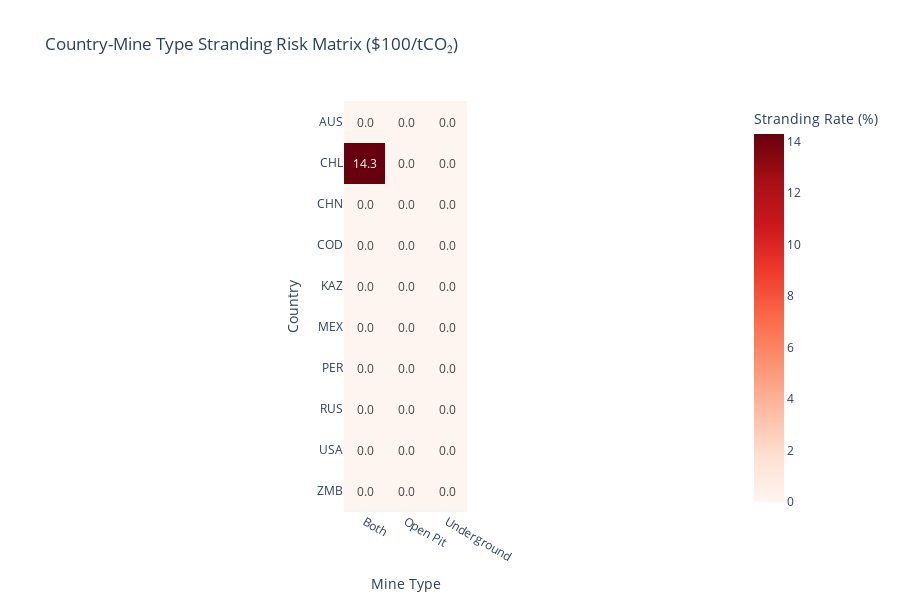

The notebook cell saved with this chart:
### Markdown cell above
### 3.2 Country-Sector Risk Matrix

### Code cell
# Top 10 countries by asset count
top_countries = df_financial['iso3_country'].value_counts().head(10).index

# Country-Mine Type cross-tabulation
country_type_matrix = df_financial[df_financial['iso3_country'].isin(top_countries)].groupby(
    ['iso3_country', 'mine_type']
).agg({
    'underwater_at_100': 'sum',
    'source_id': 'count'
}).reset_index()

country_type_matrix['stranding_rate'] = (
    country_type_matrix['underwater_at_100'] / country_type_matrix['source_id'] * 100
)

# Pivot for heatmap
heatmap_data = country_type_matrix.pivot(
    index='iso3_country',
    columns='mine_type',
    values='stranding_rate'
).fillna(0)

# Create heatmap
fig6 = px.imshow(
    heatmap_data,
    labels=dict(x='Mine Type', y='Country', color='Stranding Rate (%)'),
    x=heatmap_data.columns,
    y=heatmap_data.index,
    color_continuous_scale='Reds',
    title='Country-Mine Type Stranding Risk Matrix ($100/tCO₂)',
    height=600,
    text_auto='.1f'
)

fig6.show()

### Figure 1 — Plotly figure (JSON) as saved in the notebook; plotly's stock layout.template omitted (floating-point values rounded to 4 significant figures)
{"data": [{"coloraxis": "coloraxis", "hovertemplate": "Mine Type: %{x}<br>Country: %{y}<br>Stranding Rate (%): %{z}<extra></extra>", "name": "0", "texttemplate": "%{z:.1f}", "type": "heatmap", "x": ["Both", "Open Pit", "Underground"], "xaxis": "x", "y": ["AUS", "CHL", "CHN", "COD", "KAZ", "MEX", "PER", "RUS", "USA", "ZMB"], "yaxis": "y", "z": [[0, 0, 0], [14.29, 0, 0], [0, 0, 0], [0, 0, 0], [0, 0, 0], [0, 0, 0], [0, 0, 0], [0, 0, 0], [0, 0, 0], [0, 0, 0]]}], "layout": {"coloraxis": {"colorbar": {"title": {"text": "Stranding Rate (%)"}}, "colorscale": [[0, "rgb(255,245,240)"], [0.125, "rgb(254,224,210)"], [0.25, "rgb(252,187,161)"], [0.375, "rgb(252,146,114)"], [0.5, "rgb(251,106,74)"], [0.625, "rgb(239,59,44)"], [0.75, "rgb(203,24,29)"], [0.875, "rgb(165,15,21)"], [1, "rgb(103,0,13)"]]}, "height": 600, "title": {"text": "Country-Mine Type Stranding Risk Matrix ($100/tCO₂)"}, "xaxis": {"anchor": "y", "constrain": "domain", "domain": [0, 1], "scaleanchor": "y", "title": {"text": "Mine Type"}}, "yaxis": {"anchor": "x", "autorange": "reversed", "constrain": "domain", "domain": [0, 1], "title": {"text": "Country"}}}}
